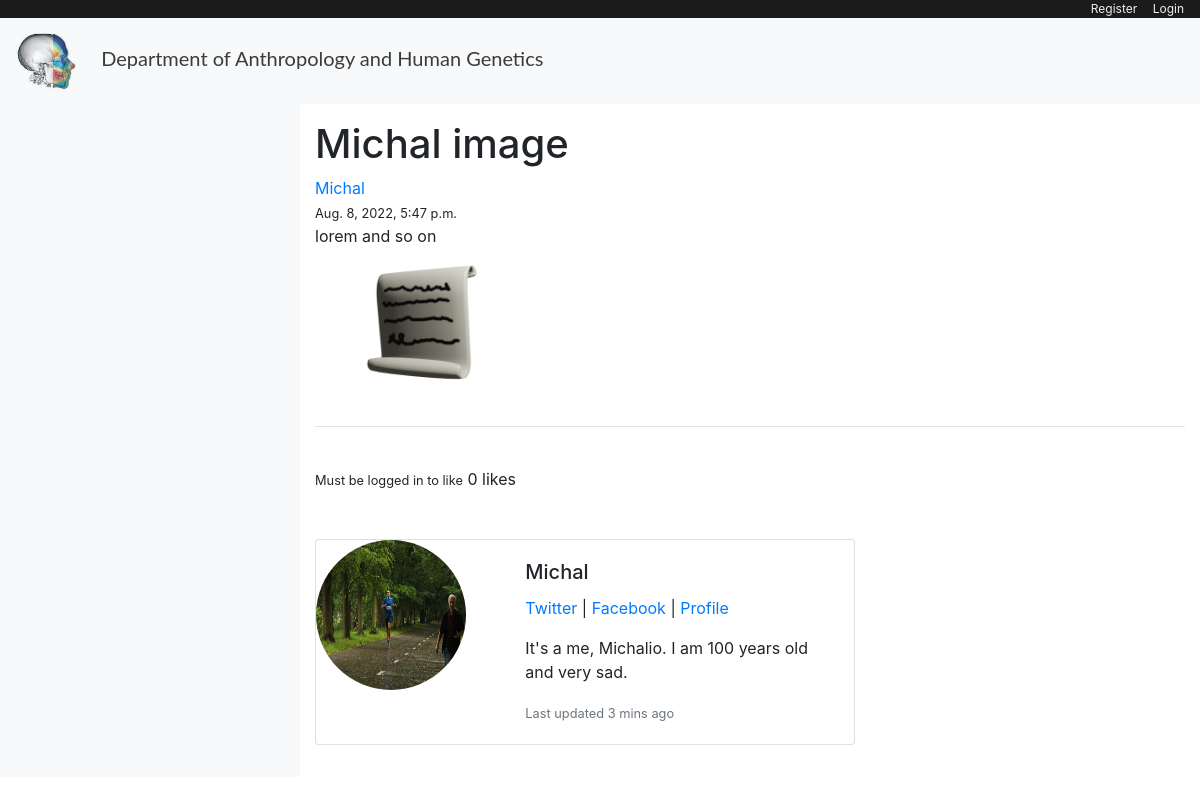
/article/29, run on the app's committed database.
### blog/models.py (models this page shows, shortened)
class Post(models.Model):
    title = models.CharField(max_length=200, unique=True)
    author = models.ForeignKey(User, on_delete= models.CASCADE)
    updated_on = models.DateTimeField(auto_now= True)
    content = RichTextField(blank=True, null=True)
    created_on = models.DateTimeField(auto_now_add=True)
    status = models.IntegerField(choices=STATUS, default=1)
    article_image = models.ImageField(null = True, blank = True, upload_to = "images/")
    thumbnail_image = models.ImageField(null = True, blank = True, upload_to = "images/")
    category = models.CharField(max_length=255, default="News")
    snippet = models.CharField(max_length=255)
    likes = models.ManyToManyField(User, related_name='blog_posts')
    def total_likes(self):
        return self.likes.count()
    class Meta:
        ordering = ['-created_on']

class Profile(models.Model):
    user = models.OneToOneField(User, null=True, on_delete=models.CASCADE)
    profile_image = models.ImageField(null = True, blank = True, upload_to = "images/profile/")
    bio = models.TextField(max_length=500, blank=True)
    facebook_link = models.CharField(max_length=255, null=True, blank=True)
    twitter_link = models.CharField(max_length=255, null=True, blank=True)
    instagram_link = models.CharField(max_length=255, null=True, blank=True)
    website_link = models.CharField(max_length=255, null=True, blank=True)
    location = models.CharField(max_length=30, blank=True)
    birth_date = models.DateField(null=True, blank=True)

### blog/views.py (the view)
# urls.py: path('article/<int:pk>', views.PostDetail.as_view(), name='article-detail'),
class PostDetail(generic.DetailView):
    model = Post
    template_name = 'blog/article_detail.html'
    def get_context_data(self, *args, **kwargs):
        cat_menu = Category.objects.all()
        stuff = get_object_or_404(Post, id=self.kwargs['pk'])
        total_likes = stuff.total_likes()
        liked = False
        if stuff.likes.filter(id=self.request.user.id).exists():
            liked = True
        context = super(PostDetail, self).get_context_data(*args, **kwargs)
        context["cat_menu"] = cat_menu
        context['total_likes'] = total_likes
        context['liked'] = liked
        return context

### blog/models.py (called while the page is built)
    def __str__(self):
        return self.name

### blog/templates/blog/article_detail.html (shortened to what this page needs)
{% extends "blog/base.html" %}
{% load static %}
{% block content %}
    <h1><a class="article-title">{{ post.title }}</a></h1>
    <a class="mr-2" href="#">{{ post.author }}</a></br>
    <small class="mr-2">{{post.created_on}}</small></br>
    {{ post.content|safe|linebreaksbr }}
    {% if post.article_image %}
        <img src="{{post.article_image.url}}" class="article-image w-25">
    {% endif %}
    <br></br>
    <hr>
    <form action="{% url 'like_post' post.pk %}" method="POST">
        {% if user.is_authenticated %}
            {% if liked %}
                <button type="submit", name="post_id", value="{{ post.id }}", class="btn btn-danger btn-sm">Unlike</button>
            {% else %}
                <button type="submit", name="post_id", value="{{ post.id }}", class="btn btn-primary btn-sm">Like</button>
            {% endif %}
        {% else %}
            <small>Must be logged in to like</small>
        {% endif %}
        {{ total_likes }} likes
    </form>
<br/><br/>
{% if post.author.profile %}
<div class="card mb-3" style="max-width: 540px;">
    <div class="row g-0">
        <div class="col-md-4">
            {% if post.author.profile.profile_image %}
                <img src="{{ post.author.profile.profile_image.url }}" class="img-small rounded-circle">
            {% else %}
                <img src="{% static 'Blog/images/placeholder.png' %}" class="img-small rounded-circle">
            {% endif %}
        </div>
        <div class="col-md-8">
            <div class="card-body">
                <h5 class="card-title">{{ post.author }}</h5>
                <p class="small-text-muted">
                    {% if post.author.profile.twitter_link %}
                        <a href="{{ post.author.profile.twitter_link }}">Twitter</a>
                    {% endif %}
                    {% if post.author.profile.facebook_link %}
                        | <a href="{{ post.author.profile.facebook_link }}">Facebook</a>
                    {% endif %}
                    | <a href="{% url 'show_profile_page' post.author.profile.id %}">Profile</a>
                </p>
                {% if post.author.profile.bio %}
                    <p class="card-text">{{ post.author.profile.bio }}</p>
                {% endif %}
                <p class="card-text"><small class="text-muted">Last updated 3 mins ago</small></p>
            </div>
        </div>
    </div>
</div>
{% endif %}
{% endblock content %}

### blog/static/css/main03.css (style rules this page uses)
.img-small { width: 150px; height: 150px; }

### data on the page
Post: title "Michal image", author "Michal", created_on "Aug. 8, 2022, 5:47 p.m.", content "lorem and so on", article_image (picture), author.profile.profile_image (picture), author.profile.bio "It's a me, Michalio. I am 100 years old and very sad."

### other printed values
{{ total_likes }} "0"
